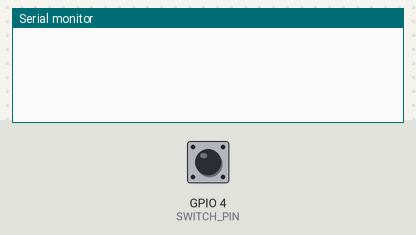
The sketch below on a simulated ESP32. Shown: the last lines printed to the serial monitor. Inputs (shaded band) come from the test bench; at power-on: GPIO 4 (SWITCH_PIN) HIGH.

Above: at 1.2 s.
1.3 s: GPIO 4 (SWITCH_PIN) pulled LOW for 0.15 s
At 2.6 s:
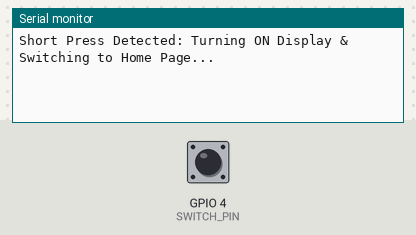
2.9 s: GPIO 4 (SWITCH_PIN) pulled LOW for 1 s
At 4.7 s:
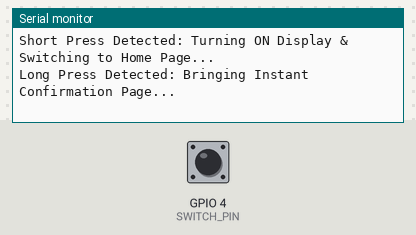

Measured:
- after the input at 1.3 s, the serial monitor: prints a new line after 0.10 s (image 1)
- after the input at 2.9 s, the serial monitor: prints a new line after 1.0 s (image 2)

The sketch:

Dwin_refined.ino
```cpp
#include <Arduino.h>
#include "HardwareSerial.h"
#include "driver/uart.h"

#define UART_NUM UART_NUM_2  // Using UART2 for communication
#define TX_PIN 17  // ESP32 UART TX
#define RX_PIN 16  // ESP32 UART RX
#define SWITCH_PIN 4  // GPIO for switch
 //GPIO for buck enable

// Define UART Configuration
uart_config_t uart_config = {
    .baud_rate = 115200,
    .data_bits = UART_DATA_8_BITS,
    .parity = UART_PARITY_DISABLE,
    .stop_bits = UART_STOP_BITS_1,
    .flow_ctrl = UART_HW_FLOWCTRL_DISABLE,
    .source_clk = UART_SCLK_APB,
};

// Define Data Frames for Display Control
uint8_t turnOnDisplay[] = {0x5A, 0xA5, 0x05, 0x82, 0x00, 0x82, 0x64, 0x64};  // Turn ON Display
uint8_t switchHomePage[] = {0x5A, 0xA5, 0x07, 0x82, 0x00, 0x84, 0x5A, 0x01, 0x00, 0x00};  // Switch to Home Page
uint8_t turnOffDisplay[] = {0x5A, 0xA5, 0x05, 0x82, 0x00, 0x82, 0x00, 0x00};  // Turn OFF Backlight
uint8_t switchPage20[] = {0x5A, 0xA5, 0x07, 0x82, 0x00, 0x84, 0x5A, 0x01, 0x00, 0x14};  // Switch to Page 20
uint8_t switchInstantConfirmationPage[] = {0x5A, 0xA5, 0x07, 0x82, 0x00, 0xE8, 0x5A, 0x01, 0x00, 0x15};  // Instant Page 21 Confirmation
uint8_t removeOverlayScreen[] = {0x5A, 0xA5, 0x05, 0x82, 0x00, 0xE8, 0x00, 0x00};
// Interrupt variables
volatile bool longPressDetected = false;
volatile unsigned long pressStartTime = 0;
bool waitingForUserInput = false; // Track confirmation page state
bool systemPoweredOn = true; // Ensure short press only works at startup

// Interrupt Service Routine (ISR) for switch
void IRAM_ATTR switchISR() {
    if (digitalRead(SWITCH_PIN) == LOW) {
        if (pressStartTime == 0) {
            pressStartTime = millis();
        }
    } else { // Button Released
        if (pressStartTime > 0) {
            if ((millis() - pressStartTime) >= 1000) {
                longPressDetected = true;
            }
        }
        pressStartTime = 0;
    }
}

// Function to send UART commands
void sendUartCommand(uint8_t *command, size_t length) {
    uart_write_bytes(UART_NUM, (const char*)command, length);
}

// Function to Process User Selection for "Proceed"
void processUserInput() {
    uint8_t data[10]; // Increased buffer size
    systemPoweredOn = false;
    int len = uart_read_bytes(UART_NUM, data, sizeof(data), 200 / portTICK_PERIOD_MS);

    if (len > 0) {
        Serial.print("Received UART Data: ");
        for (int i = 0; i < len; i++) {
            Serial.print(data[i], HEX);
            Serial.print(" ");
        }
        Serial.println();

        // Detect "Proceed" button press
        if (len >= 9 && data[0] == 0x5A && data[1] == 0xA5 && data[2] == 0x06 && data[3] == 0x83 &&
            data[4] == 0x89 && data[5] == 0x00 && data[6] == 0x01 && data[7] == 0x00 && data[8] == 0x01) {

            Serial.println("Proceed Confirmed: Turning OFF Backlight & Switching to Page 20...");
            sendUartCommand(turnOffDisplay, sizeof(turnOffDisplay));
            delay(200);
            sendUartCommand(switchPage20, sizeof(switchPage20));                                // Turning OFF the display and switches to Black screen and Removes overlay page.
            delay(200);
            sendUartCommand(removeOverlayScreen, sizeof(removeOverlayScreen));
            waitingForUserInput = false;
            systemPoweredOn = true;
        }
    }
}

void setup() {
    Serial.begin(115200);
    uart_param_config(UART_NUM, &uart_config);
    uart_set_pin(UART_NUM, TX_PIN, RX_PIN, UART_PIN_NO_CHANGE, UART_PIN_NO_CHANGE);
    uart_driver_install(UART_NUM, 1024 * 2, 0, 0, NULL, 0);

    pinMode(SWITCH_PIN, INPUT_PULLUP);
    attachInterrupt(digitalPinToInterrupt(SWITCH_PIN), switchISR, CHANGE);
    // Performing system Start up action
    sendUartCommand(switchPage20, sizeof(switchPage20));  // Show Home Page at startup
}

void loop() {
    if (systemPoweredOn && digitalRead(SWITCH_PIN) == LOW) {
        uart_write_bytes(UART_NUM, (const char*)switchHomePage, sizeof(switchHomePage)); // Switch to Home Page
        delay(100);
        Serial.println("Short Press Detected: Turning ON Display & Switching to Home Page...");
        uart_write_bytes(UART_NUM, (const char*)turnOnDisplay, sizeof(turnOnDisplay)); // Turn ON Display
        systemPoweredOn = false;  // Disable short press in normal operation
    }

    if (longPressDetected) {
        Serial.println("Long Press Detected: Bringing Instant Confirmation Page...");
        systemPoweredOn = false;
        sendUartCommand(switchInstantConfirmationPage, sizeof(switchInstantConfirmationPage)); // Show Confirmation Page (Page 21 instantly)
        waitingForUserInput = true;  // Begin waiting for user response
        longPressDetected = false;

    }

    if (waitingForUserInput) {
        processUserInput();     // processing function after receiving user input (i.e) Proceed Button
    }

    delay(10); // Small delay for stability
}
```
